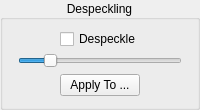
    <widget class="CollapsibleGroupBox" name="despecklePanel">
     <property name="title">
      <string>Despeckling</string>
     </property>
     <property name="alignment">
      <set>Qt::AlignCenter</set>
     </property>
     <property name="flat">
      <bool>false</bool>
     </property>
     <layout class="QVBoxLayout" name="verticalLayout_5">
      <property name="spacing">
       <number>6</number>
      </property>
      <property name="leftMargin">
       <number>15</number>
      </property>
      <property name="topMargin">
       <number>9</number>
      </property>
      <property name="rightMargin">
       <number>15</number>
      </property>
      <item>
       <layout class="QVBoxLayout" name="verticalLayout_18">
        <property name="spacing">
         <number>4</number>
        </property>
        <property name="leftMargin">
         <number>0</number>
        </property>
        <property name="topMargin">
         <number>0</number>
        </property>
        <property name="rightMargin">
         <number>0</number>
        </property>
        <item>
         <layout class="QHBoxLayout" name="horizontalLayout_25">
          <item>
           <spacer name="horizontalSpacer_48">
            <property name="orientation">
             <enum>Qt::Horizontal</enum>
            </property>
            <property name="sizeHint" stdset="0">
             <size>
              <width>40</width>
              <height>20</height>
             </size>
            </property>
           </spacer>
          </item>
          <item>
           <layout class="QVBoxLayout" name="verticalLayout_20">
            <item>
             <widget class="QCheckBox" name="despeckleCB">
              <property name="text">
               <string>Despeckle</string>
              </property>
             </widget>
            </item>
           </layout>
          </item>
          <item>
           <spacer name="horizontalSpacer_49">
            <property name="orientation">
             <enum>Qt::Horizontal</enum>
            </property>
            <property name="sizeHint" stdset="0">
             <size>
              <width>40</width>
              <height>20</height>
             </size>
            </property>
           </spacer>
          </item>
         </layout>
        </item>
        <item>
         <widget class="QSlider" name="despeckleSlider">
          <property name="minimum">
           <number>5</number>
          </property>
          <property name="maximum">
           <number>35</number>
          </property>
          <property name="singleStep">
           <number>2</number>
          </property>
          <property name="pageStep">
           <number>5</number>
          </property>
          <property name="value">
           <number>10</number>
          </property>
          <property name="orientation">
           <enum>Qt::Horizontal</enum>
          </property>
         </widget>
        </item>
       </layout>
      </item>
      <item>
       <layout class="QHBoxLayout" name="horizontalLayout_9">
        <item>
         <spacer name="horizontalSpacer_15">
          <property name="orientation">
           <enum>Qt::Horizontal</enum>
          </property>
          <property name="sizeHint" stdset="0">
           <size>
            <width>1</width>
            <height>1</height>
           </size>
          </property>
         </spacer>
        </item>
        <item>
         <widget class="QPushButton" name="applyDespeckleButton">
          <property name="text">
           <string>Apply To ...</string>
          </property>
         </widget>
        </item>
        <item>
         <spacer name="horizontalSpacer_16">
          <property name="orientation">
           <enum>Qt::Horizontal</enum>
          </property>
          <property name="sizeHint" stdset="0">
           <size>
            <width>1</width>
            <height>1</height>
           </size>
          </property>
         </spacer>
        </item>
       </layout>
      </item>
     </layout>
    </widget>
